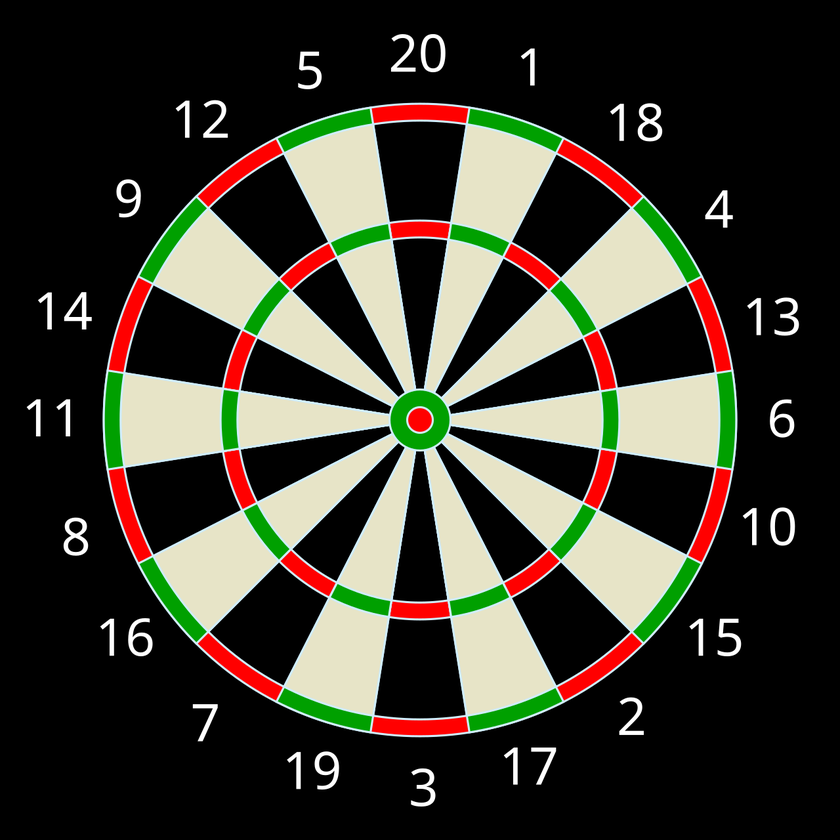
#> input picture backend/vision/reference.png, 840 x 840 px, shrunk from 1280 x 1280 before the run
$ python -i ellipse_detection.py   (imports and definitions only)
#> lines starting #> are read from the running program, lines starting #| are printed output that depends on the picture; after the words box and inside, x2 and y2 are one past the last pixel; in counts of white or black regions, pixels touching at a corner belong together
#> further down, picture is the input picture: shape (840, 840, 3); mean B, G, R 46.9, 57.1, 59.2
### backend/vision/vision_utils.py
import math
from typing import List, Tuple

import numpy as np

PointI = Tuple[int, int]


def ensure_bgr_u8(img_bgr: np.ndarray) -> np.ndarray:
    # Defensive normalization for OpenCV pipelines:
    # ensures a 3-channel BGR image with uint8 storage, which most OpenCV ops assume.
    if img_bgr.ndim != 3 or img_bgr.shape[2] != 3:
        raise ValueError(f"Expected BGR image with shape (H, W, 3), got {img_bgr.shape}.")
    if img_bgr.dtype != np.uint8:
        # Conversion is cheap and avoids subtle OpenCV misbehavior with other dtypes.
        img_bgr = img_bgr.astype(np.uint8, copy=False)
    return img_bgr


# [35 lines left out: function line_border_points, not called in this run]

### backend/vision/ellipse_detection.py
import math
from typing import Optional, Tuple

import cv2
import numpy as np

from backend.vision.vision_utils import ensure_bgr_u8

Ellipse = Tuple[Tuple[float, float], Tuple[float, float], float]  # ((cx,cy),(major,minor), angle_deg)

LOW_GREEN = (40, 60, 60)
HIGH_GREEN = (80, 255, 255)
LOW_RED_1 = (0, 60, 60)
HIGH_RED_1 = (10, 255, 255)
LOW_RED_2 = (170, 60, 60)
HIGH_RED_2 = (180, 255, 255)

MIN_AREA_RATIO = 0.02
MAX_CENTER_OFFSET = 0.18
MORPH_KERNEL = 5
CLOSE_ITERS = 2


def build_red_green_mask(img_bgr: np.ndarray) -> np.ndarray:
    # HSV thresholding to isolate typical dartboard red/green sectors.
    # The outer ellipse is fitted on these regions because they tend to form a strong ring.
    img_bgr = ensure_bgr_u8(img_bgr)
    hsv = cv2.cvtColor(img_bgr, cv2.COLOR_BGR2HSV)
#> hsv: shape (840, 840, 3); mean H, S, V 12.1, 25.3, 66.1

    green = cv2.inRange(hsv, np.array(LOW_GREEN, dtype=np.uint8), np.array(HIGH_GREEN, dtype=np.uint8))
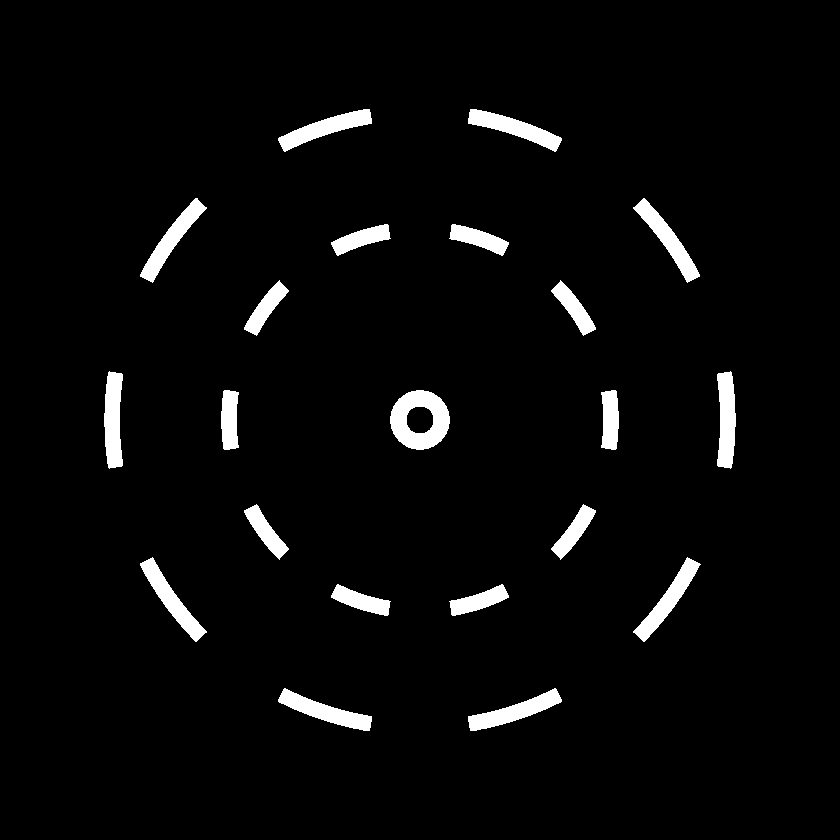
#> green: shape (840, 840); 3.7% white; 21 white regions, largest, box (x1, y1, x2, y2) and area: (390, 390, 450, 450) 2227, (278, 109, 372, 152) 1479, (468, 109, 562, 152) 1479
    red1 = cv2.inRange(hsv, np.array(LOW_RED_1, dtype=np.uint8), np.array(HIGH_RED_1, dtype=np.uint8))
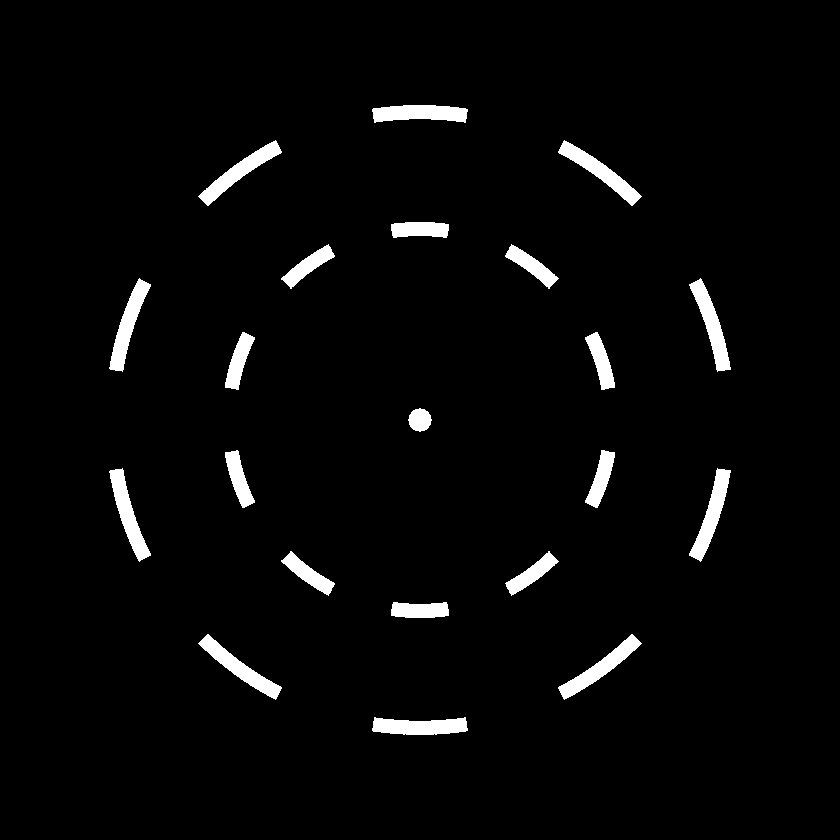
#> red1: shape (840, 840); 3.1% white; 21 white regions, largest, box (x1, y1, x2, y2) and area: (558, 634, 642, 700) 1348, (198, 140, 282, 206) 1345, (198, 634, 282, 700) 1345
    red2 = cv2.inRange(hsv, np.array(LOW_RED_2, dtype=np.uint8), np.array(HIGH_RED_2, dtype=np.uint8))
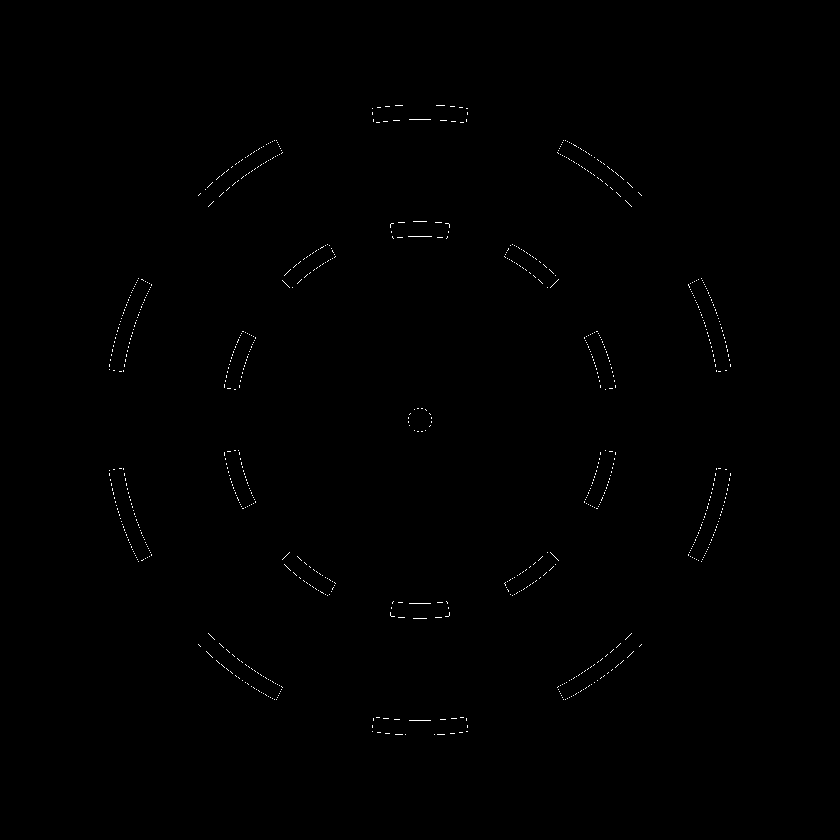
#> red2: shape (840, 840); 0.26% white in thin lines or dots, all inside (x1, y1, x2, y2) = (109, 105, 731, 735)

    return cv2.bitwise_or(green, cv2.bitwise_or(red1, red2))
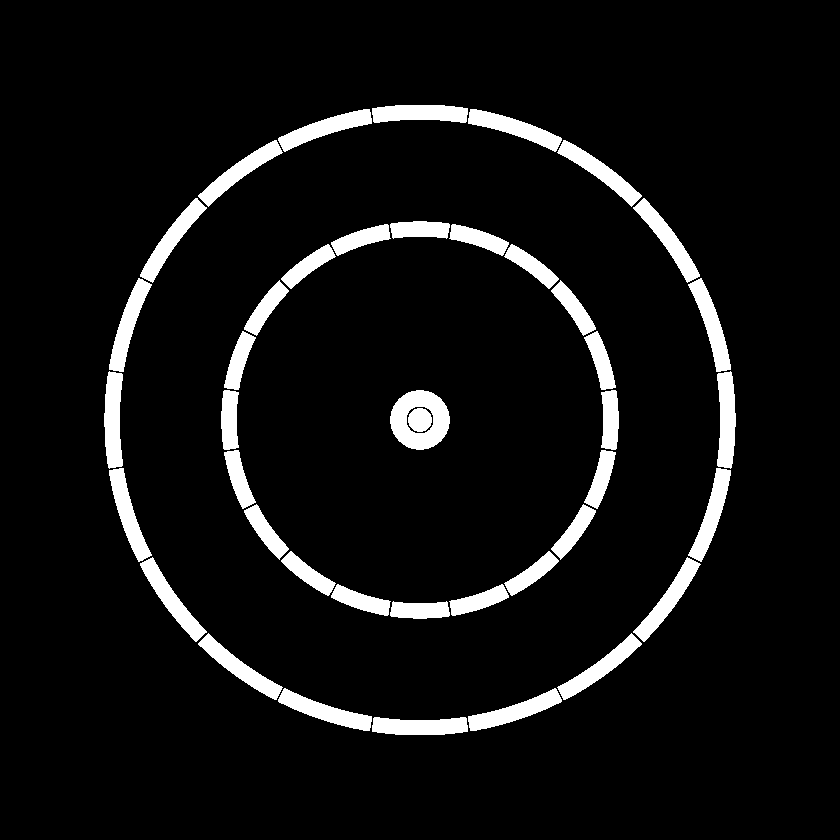
#> returned value: shape (840, 840); 7.1% white; 42 white regions, largest, box (x1, y1, x2, y2) and area: (390, 390, 450, 450) 2227, (278, 109, 372, 152) 1479, (468, 109, 562, 152) 1479


# [49 lines left out: function detect_outer_ellipse, not called in this run]

>>> import cv2
>>> picture = cv2.imread('reference.png')
>>> result = build_red_green_mask(picture)
